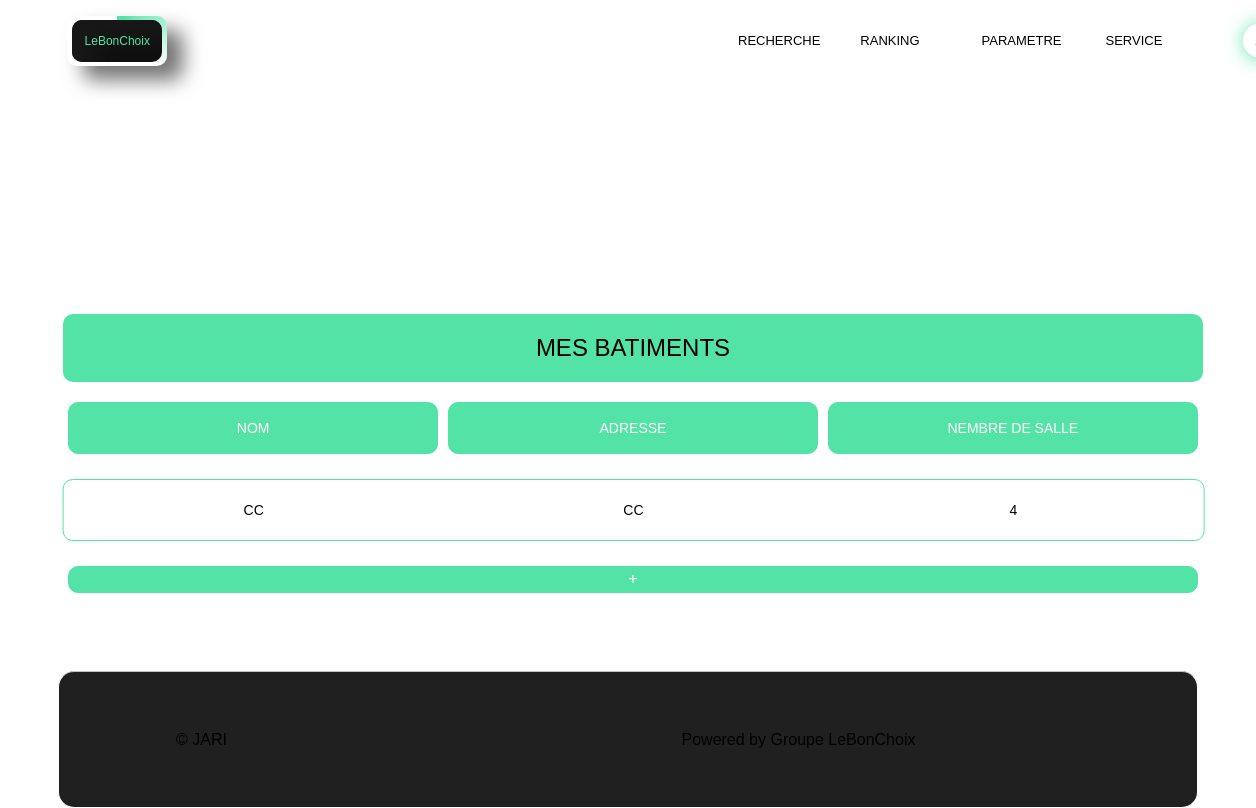
The page /index.php?page=liste-bat (signed in) on the database its author committed.
### tables this page shows
CREATE TABLE `batiment` (
  `Nom` varchar(15) NOT NULL,
  `adresse` varchar(25) NOT NULL,
  `nb_salle` int(11) NOT NULL,
  `id_pro` int(11) NOT NULL
);

### view/view.php (called while the page is built)
<?php
include_once "header.php";
include_once $page.".php";
include_once  "footer.php";
?>

### index.php (called while the page is built, shortened)
<?php
include_once "controller/controller.php";
include_once "view/view.php";
?>

### model/media.php (called while the page is built, shortened)
<?php
function batiments($id){
	global $c;
	$sql = " SELECT * FROM batiment WHERE id_pro = ' $id ' ORDER BY `batiment`.`nb_salle` ASC";
	$resultat = mysqli_query($c, $sql);
	return $resultat;
}

### view/liste-bat.php (the view)
<div class='containerBat'>
    <div class='cardHeaderBat'>
        <h2>Mes Batiments</h2>
    </div>
    <div class='cardBat'>
        <form>
            <div class=cardBodyBat>
                <div class="cardBodyLil">
                    <strong>Nom</strong>
                </div>
                <div class="cardBodyLil">
                    <strong>Adresse</strong>
                </div>
                <div class="cardBodyLil">
                    <strong>Nembre de salle</strong>
                </div>
                <?php
            $tab = batiments($_SESSION['id'][0]);
            if ($tab == NULL){
                echo ' Il ya aucun batiment';
            } else{
                while( $row = mysqli_fetch_assoc($tab)){
                    echo'
                    <a class="button" href ="index.php?page=liste-salles&Nom='.$row["Nom"].'">
                        <div class="hajanotzayda">
                            <div class="cardBodyLil2">' . $row["Nom"] . '</div>
                            <div class="cardBodyLil2">'. $row["adresse"] . '</div>
                            <div class="cardBodyLil2">'. $row["nb_salle"] .'</div>
                        </div>
                    </a>
                        ';
                }
            }
        ?>
                <div class="btnSalleDiv">
                    <a class="btnSalle" href="index.php?page=ajout-bat">+</a>
                </div>
            </div>
        </form>
    </div>
</div>

### css/style.css (style rules this page uses)
html, body { height: 100%; scroll-behavior: smooth; position: relative; background: white; }
* { text-decoration: none; }
body { display: grid; grid-gap: 5px; height: 100%; padding: 0% 4% 0% 4%; }
.button { text-align: center; color: black; padding: 10px; font-size: 13px; text-decoration: none; cursor: pointer; border-radius: 16px; width: 50%; margin: 10px; text-transform: uppercase; }
h2 { text-transform: uppercase; }
strong { text-transform: uppercase; }
a { color: white; }
* { font-family: 'Source Sans Pro', sans-serif; font-weight: 300; }
.btnSalleDiv { display: flex; align-content: center; place-content: center; position: relative; flex-wrap: wrap; width: 100%; }
.btnSalle { border:solid 1px #53e3a6; color: white; background: #53e3a6; padding: 0px 5px; height: 25px; text-align: center; border-radius: 10px; flex:1 1 25%; align-items: center; place-content: center; margin:5px; }
.hajanotzayda { display: flex; width: 200%; flex-wrap: wrap; place-content:center; align-items:center; justify-content: space-evenly; border-radius: 10px; border:solid 1px #53e3a6; transform: translate(-25%,0%) }
.containerBat { display: flex; place-content: center; align-content: center; width:100%; flex-direction: column; padding:5px; }
.cardBat { display: flex; place-content: center; align-content: center; width:100%; flex-direction: column; position: relative; margin:5px 0px; }
.cardHeaderBat { display: flex; place-content: center; align-content: center; width:100%; background: #53e3a6; position: relative; color: black; margin:10px 0px; border-radius:10px; }
.cardBodyBat { display: flex; width: 100%; flex-wrap: wrap; place-content:center; align-items:center; justify-content: space-evenly; border-radius: 10px; }
.cardBodyLil { border:solid 1px #53e3a6; background: #53e3a6; border-radius: 10px; font-size: 14px; margin:5px 5px; overflow: hidden; flex: 1 1 15%; place-content: center; align-items: center; display: flex; width:110px; color: white; height: 50px; }
.cardBodyLil2 { border-radius: 10px; font-size: 14px; margin:5px 5px; overflow: hidden; flex: 1 1 15%; place-content: center; align-items: center; display: flex; width:110px; color: black; height: 50px; }

### rows shown on the page
batiment: Nom "CC", adresse "CC", nb_salle "4"
